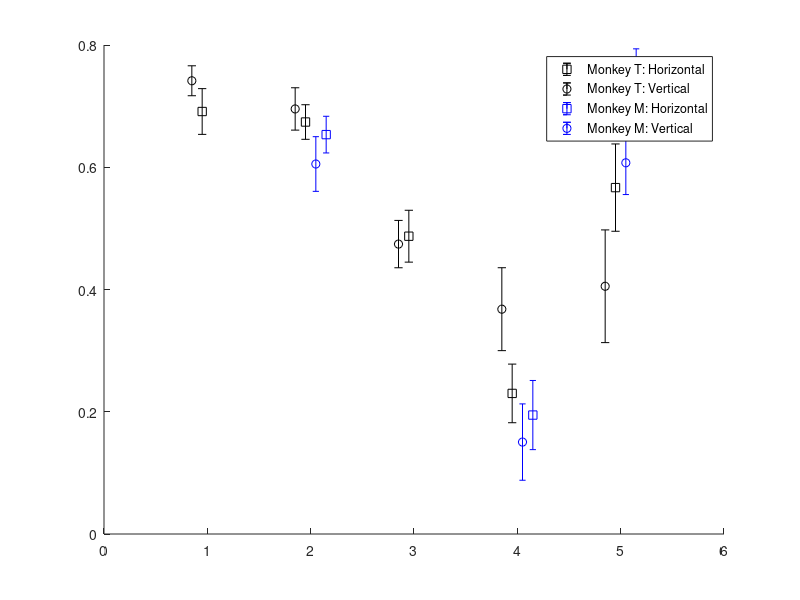
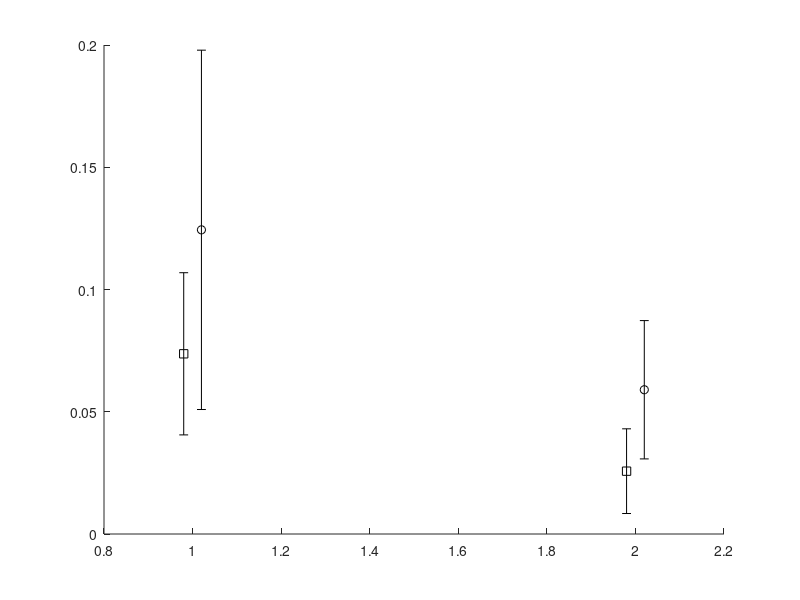

MATLAB code to generate these figures, in order:
% embcplot2.m

% tiki_r2 = [
%     0.6912    0.7415    0.0014    0.0006 % velocity prediction, movement
%     0.4872    0.4743    0.0018    0.0015 % force prediction, movement
%     0.2415    0.3103    0.0013    0.0022 % velocity prediction, loaded movement
%     0.5365    0.3087    0.0058    0.0047 % force prediction, loaded movement
%     0.5667    0.4053    0.0051    0.0085 % force prediction, isometric
% ];

tiki_r2 = [
    0.6912    0.7415    0.0014    0.0006 % velocity prediction, movement
    0.4872    0.4743    0.0018    0.0015 % force prediction, movement
    0.6740    0.6954    0.0008    0.0012 % velocity prediction, loaded movement
    0.2300    0.3678    0.0023    0.0046 % force prediction, loaded movement
    0.5667    0.4053    0.0051    0.0085 % force prediction, isometric
];

mini_r2 = [
    0.6534    0.6053    0.0009    0.0020 % velocity prediction, loaded movement
    0.1946    0.1504    0.0032    0.0039 % force prediction, loaded movement
    0.7513    0.6073    0.0018    0.0027 % force prediction, isometric movement
];


% tiki_vaf2 = [
%     0.7001    0.0289 % velocity prediction, movement
%     0.4229    0.0471 % force prediction, movement
%     0.6224    0.0393 % velocity prediction, loaded movement
%     0.0808    0.2398 % force prediction, loaded movement
%     0.3740    0.0837 % force prediction, isometric
% ];

tiki_cross = [
    0.0737    0.1244    0.0011    0.0054 % force prediction chr->iso
    0.0257    0.0590    0.0003    0.0008 % force prediction iso->chr
];


% turn vars into stdevs
mini_r2(:,[3 4]) = sqrt(mini_r2(:,[3 4]));
tiki_r2(:,[3 4]) = sqrt(tiki_r2(:,[3 4]));
tiki_cross(:,[3 4]) = sqrt(tiki_cross(:,[3 4]));

% do the plots
x = [1 3 2 4 5];
x2 = [2 4 5];
figure; hold on;
errorbar(x-.05, tiki_r2(:,1), tiki_r2(:,3), tiki_r2(:,3), 'ks'); % Tiki Horiz
errorbar(x-.15, tiki_r2(:,2), tiki_r2(:,4), tiki_r2(:,4), 'ko'); % Tiki Vert
errorbar(x2+.15, mini_r2(:,1), mini_r2(:,3), mini_r2(:,3), 'bs'); % Mini Horiz
errorbar(x2+.05, mini_r2(:,2), mini_r2(:,4), mini_r2(:,4), 'bo'); % Mini Vert

legend('Monkey T: Horizontal','Monkey T: Vertical','Monkey M: Horizontal','Monkey M: Vertical');

figure; hold on;
x = [1 2];
errorbar(x-.02, tiki_cross(:,1), tiki_cross(:,3), tiki_cross(:,3), 'ks'); % Tiki Horiz
errorbar(x+.02, tiki_cross(:,2), tiki_cross(:,4), tiki_cross(:,4), 'ko'); % Tiki Vert